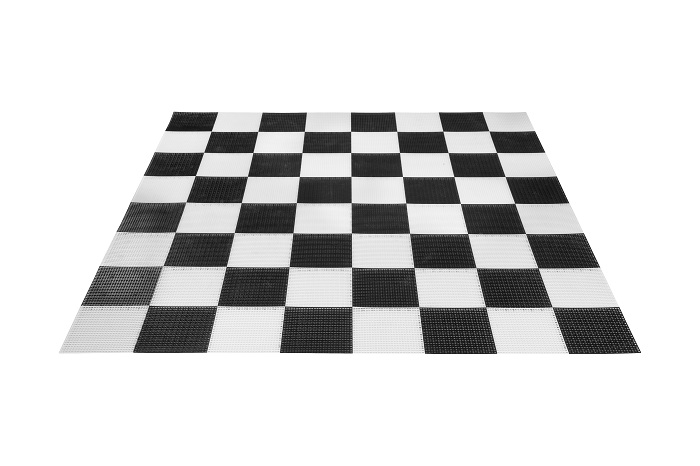
#> input picture feature/chessboard.jpg, 700 x 466 px
$ jupyter execute --allow-errors feature.ipynb   (shell and % lines are left out)
#> lines starting #> are read from the running program, lines starting #| are printed output that depends on the picture; after the words box and inside, x2 and y2 are one past the last pixel; in counts of white or black regions, pixels touching at a corner belong together
[cell 1]
import cv2
import numpy as np
import matplotlib.pyplot as plt

filename = 'chessboard.jpg'
img = cv2.imread(filename)
#> img is the input picture: shape (466, 700, 3); min 2, max 255, mean 214.5
gray = cv2.cvtColor(img,cv2.COLOR_BGR2GRAY)
gray_f = np.float32(gray)

## Harris

[cell 2]
dst = cv2.cornerHarris(gray_f,2,3,0.04)
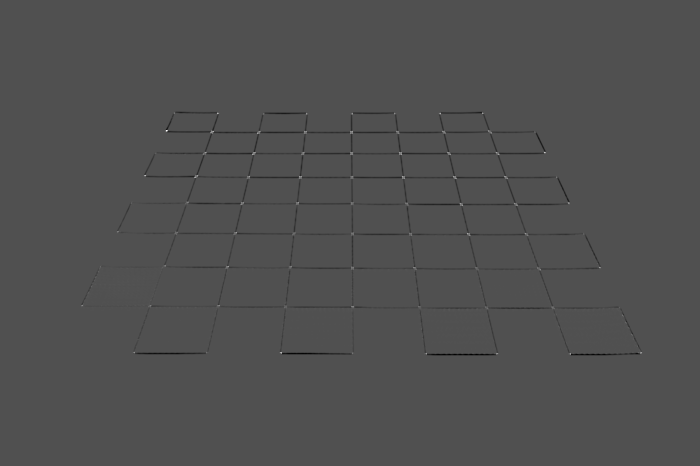
#> dst: shape (466, 700) float32; min -95132768, max 205041600, mean -602140.9; drawn with min black and max white
#result is dilated for marking the corners, not important
dst = cv2.dilate(dst,None)
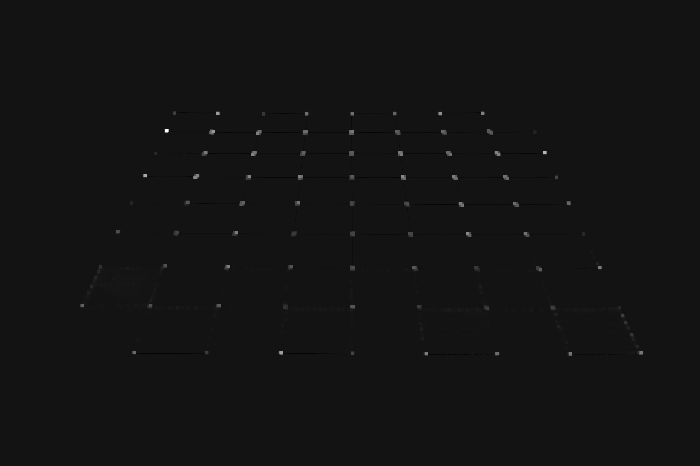
#> dst: shape (466, 700) float32; min -16907926, max 205041600, mean 296658.6; drawn with min black and max white
# Threshold for an optimal value, it may vary depending on the image.
himg = img
himg[dst>0.01*dst.max()]=[0,0,255]
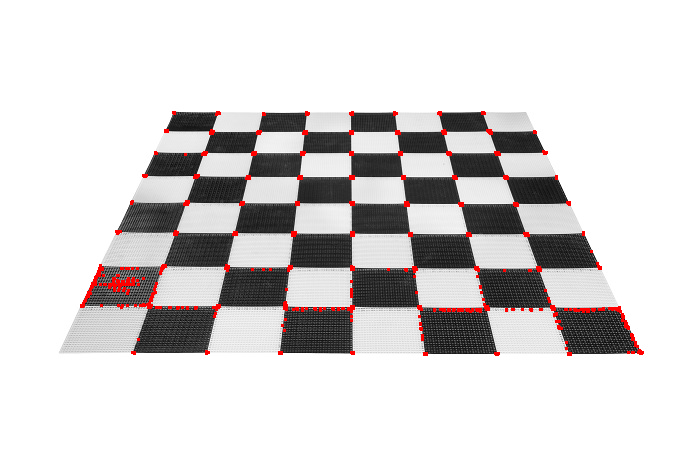
#> himg: shape (466, 700, 3); 1.22% of pixels changed, all inside (x1, y1, x2, y2) = (80, 111, 644, 356)
plt.figure(figsize=(18, 16), dpi= 80, facecolor='w', edgecolor='k')
plt.imshow(himg)
plt.title('Chessboard + Edges')
plt.show()

## Shi-Tomasi

[cell 3]
corners = cv2.goodFeaturesToTrack(gray_f,25,0.01,10)
#> corners = 25 rows, first 8: [166, 130], [543, 151], [402, 176], [350, 131], [400, 152], [254, 152], [453, 176], [350, 152]
corners = np.int0(corners)
simg = img
for i in corners:
    x,y = i.ravel()
    cv2.circle(simg,(x,y),3,255,-1)
#> this loop made 25 passes
#> (x, y) on passes 1 to 12: (166, 130), (543, 151), (402, 176), (350, 131), (400, 152), (254, 152), (453, 176), (350, 152), (299, 176), (297, 202), (195, 175), (257, 132)
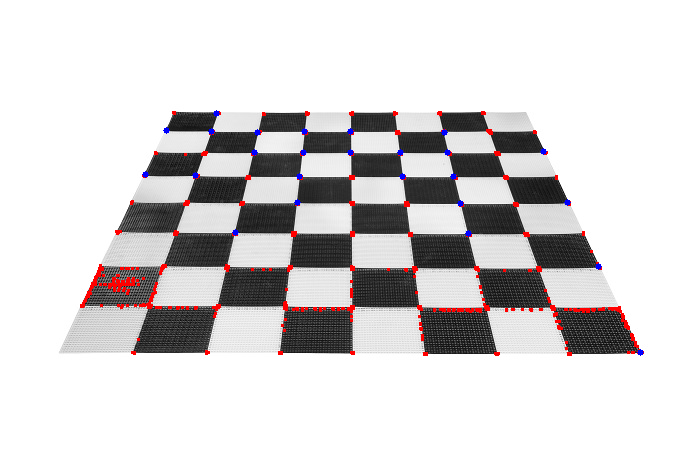
#> simg: shape (466, 700, 3); 0.22% of pixels changed, all inside (x1, y1, x2, y2) = (142, 110, 644, 356)
plt.figure(figsize=(18, 16), dpi= 80, facecolor='w', edgecolor='k')
plt.imshow(simg),plt.show()

## Sift

[cell 4]
sift = cv2.xfeatures2d.SIFT_create()
kp, des = sift.detectAndCompute(gray,None)
#> kp = 227 keypoints; strongest (x, y, size): (598, 332, 38.1), (547, 190, 21.2), (527, 142, 17), (163, 165, 18.5)
siftimg = img
siftimg=cv2.drawKeypoints(gray,kp,img,flags=cv2.DRAW_MATCHES_FLAGS_DRAW_RICH_KEYPOINTS)
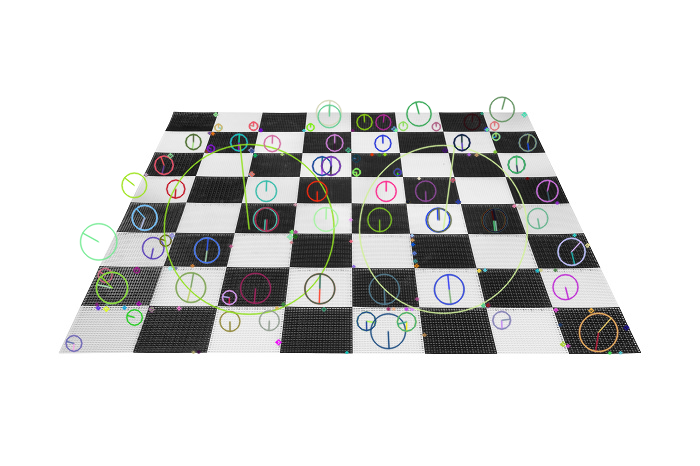
#> siftimg: shape (466, 700, 3); 6.63% of pixels changed, all inside (x1, y1, x2, y2) = (64, 96, 644, 356)
plt.figure(figsize=(18, 16), dpi= 80, facecolor='w', edgecolor='k')
plt.imshow(siftimg)
plt.show()

## Feature matching
Brute force using ORB

[cell 5]
img1 = cv2.imread('box.png',0)          # queryImage
img2 = cv2.imread('box_in_scene.png',0) # trainImage
# Initiate ORB detector
orb = cv2.ORB_create()
# find the keypoints and descriptors with ORB
kp1, des1 = orb.detectAndCompute(img1,None)
#> kp1 = (); des1 = None
kp2, des2 = orb.detectAndCompute(img2,None)
#> kp2 = (); des2 = None

[cell 6]
# create BFMatcher object
bf = cv2.BFMatcher(cv2.NORM_HAMMING, crossCheck=True)
# Match descriptors.
matches = bf.match(des1,des2)
#> matches = ()
# Sort them in the order of their distance.
matches = sorted(matches, key = lambda x:x.distance)
#> matches = []
